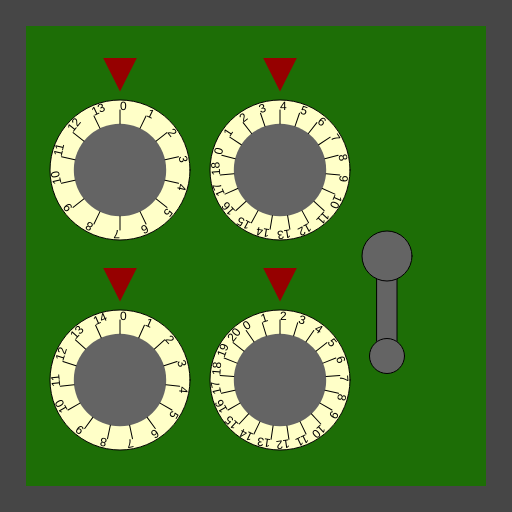
Frame 1 (no input)
Frame 60 (no input): identical to frame 1, image omitted
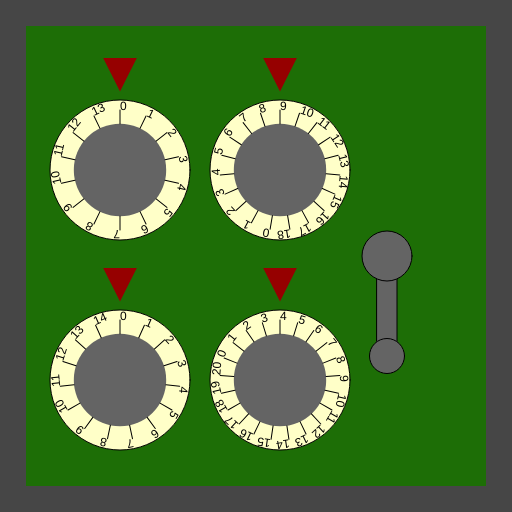
Frame 120 (the mouse pressed at the canvas centre since frame 60)

The p5.js sketch that drew these frames (run headless with seeded random() and noise() and a simulated clock; from frame 60 on, the mouse is pressed at the canvas centre):

// p5.js sketch
// ── sketch.js
/*

Officer: 6576922
CaseNum: 303-2-50160026-6576922

Case 303 - The Case of the Crooked Attorney
Stage 3 - The Gates Bank

I’ve made an appointment for you at the Gates Bank to retrieve your safe deposit box from the vault.
Actually you will break into Torvalds’ one.

Crack the safe by doing the following:

	Whilst the mouse is being dragged:
	- Make Secure_Storage_CombinationA equal to the value of mouseX
	- Use the 'constrain' function to prevent Secure_Storage_CombinationA from falling below 1 and going above 10

	When any key is released:
	- Increment Secure_Storage_CombinationB by 1
	- Use the 'min' function to prevent Secure_Storage_CombinationB from going above 10

	Whilst the mouse is moving:
	- Make Secure_Storage_CombinationC equal to the value of mouseY
	- Use the 'max' function to prevent Secure_Storage_CombinationC from falling below 4

	Whilst the mouse is moving:
	- Increment Secure_Storage_CombinationD by 2
	- Use the 'min' function to prevent Secure_Storage_CombinationD from going above 15

	When the mouse button is released:
	- Make Secure_Storage_CombinationE equal to the value of mouseX
	- Use the 'min' function to prevent Secure_Storage_CombinationE from going above 77



This time you'll need to create the relevant event handlers yourself.

There are many possible ways of investigating this case, but you
should use ONLY the following commands:

	- The assignment operator aka. the equals sign !
	- mouseX, mouseY
	- Incrementing +=
	- Decrementing -=
	- min, max
	- constrain

*/

//declare the variables

var Secure_Storage_CombinationA;
var Secure_Storage_CombinationB;
var Secure_Storage_CombinationC;
var Secure_Storage_CombinationD;
var Secure_Storage_CombinationE;


function preload()
{
	//IMAGES WILL BE LOADED HERE

}

function setup()
{
	createCanvas(512,512);

	//initialise the variables
	Secure_Storage_CombinationA = 0;
	Secure_Storage_CombinationB = 0;
	Secure_Storage_CombinationC = 0;
	Secure_Storage_CombinationD = 0;
	Secure_Storage_CombinationE = 0;

}

///////////////////EVENT HANDLERS///////////////////

//Create event handlers here to open the safe ...
function mouseDragged()
{
	Secure_Storage_CombinationA = constrain(mouseX, 1, 10);
}

function keyReleased()
{
	Secure_Storage_CombinationB += 1;
	Secure_Storage_CombinationB = min(10, Secure_Storage_CombinationB ); 
}

function mouseMoved()
{
	Secure_Storage_CombinationC = max(4, mouseY);
	Secure_Storage_CombinationD += 2;
	Secure_Storage_CombinationD = min(15,Secure_Storage_CombinationD);
}

function mouseReleased()
{
	Secure_Storage_CombinationE = min(77,mouseX);
}
///////////////DO NOT CHANGE CODE BELOW THIS POINT///////////////////

function draw()
{

	//Draw the safe door
	background(70);
	noStroke();
	fill(29,110,6);
	rect(26,26,width-52,width-52);

	//Draw the combination dials
	push();
	translate(120,170);
	drawDial(140,Secure_Storage_CombinationA, 14);
	pop();

	push();
	translate(120,380);
	drawDial(140,Secure_Storage_CombinationB, 15);
	pop();

	push();
	translate(280,170);
	drawDial(140,Secure_Storage_CombinationC, 19);
	pop();

	push();
	translate(280,380);
	drawDial(140,Secure_Storage_CombinationD, 21);
	pop();

	//Draw the lever
	push();
	translate(width - 125,256);
	drawLever(Secure_Storage_CombinationE);
	pop();


}

function drawDial(diameter,num,maxNum)
{
	//the combination lock

	var r = diameter * 0.5;
	var p = r * 0.6;

	stroke(0);
	fill(255,255,200);
	ellipse(0,0,diameter,diameter);
	fill(100);
	noStroke();
	ellipse(0,0,diameter*0.66,diameter*0.66);
	fill(150,0,0);
	triangle(
		-p * 0.4,-r-p,
		p * 0.4,-r-p,
		0,-r-p/5
	);

	noStroke();

	push();
	var inc = 360/maxNum;

	rotate(radians(-num * inc));
	for(var i = 0; i < maxNum; i++)
	{
		push();
		rotate(radians(i * inc));
		stroke(0);
		line(0,-r*0.66,0,-(r-10));
		noStroke();
		fill(0);
		text(i,0,-(r-10));
		pop();
	}

	pop();
}

function drawLever(rot)
{
	push();
	rotate(radians(-rot))
	stroke(0);
	fill(100);
	rect(-10,0,20,100);
	ellipse(0,0,50,50);
	ellipse(0,100,35,35);
	pop();
}
